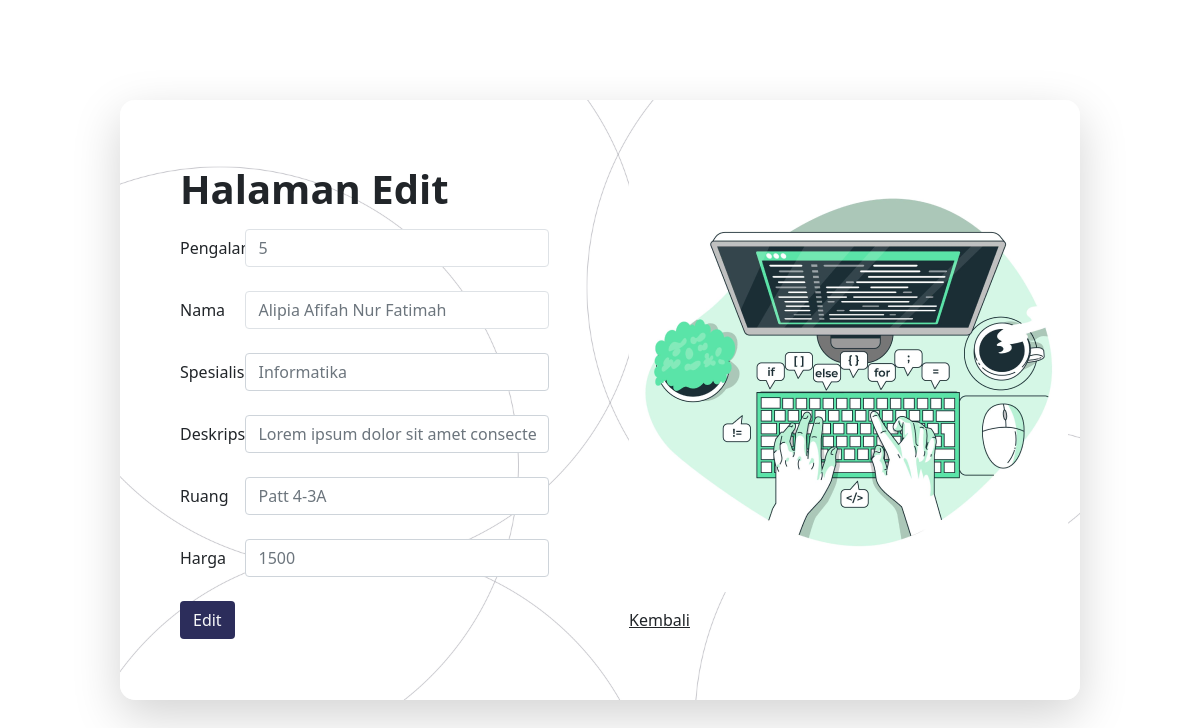
Screenshot of /admin/update.php?id_dokter=1777 (signed in) with the database file from the repository.
### tables this page shows
CREATE TABLE `dokter` (
  `id_dokter` int(5) NOT NULL,
  `pengalaman` varchar(1) DEFAULT NULL,
  `nama` varchar(50) DEFAULT NULL,
  `spesialis` varchar(50) DEFAULT NULL,
  `deskripsi` varchar(8000) DEFAULT NULL,
  `ruangan` varchar(50) DEFAULT NULL,
  `harga` int(11) DEFAULT NULL,
  `gambar` varchar(5) NOT NULL
);

### admin/update.php (the view, shortened to what this page needs)
<?php
include "../koneksi.php";
if (isset($_GET['rek_medis'])) {
    $rek_medis = $_GET['rek_medis'];
    $query = mysqli_query($connect, "SELECT * FROM user WHERE rek_medis='$rek_medis'");
    $data = mysqli_fetch_array($query);
    $cek = 5;
} else if (isset($_GET['id_dokter'])) {
    $id_dokter = $_GET['id_dokter'];
    $query = mysqli_query($connect, "SELECT * FROM dokter WHERE id_dokter='$id_dokter'");
    $data = mysqli_fetch_array($query);
    $cek = 6;
}
?>
<!DOCTYPE html>
<html lang="en">
  <head>
    <link rel="stylesheet" href="https://cdn.jsdelivr.net/npm/bootstrap-icons@1.5.0/font/bootstrap-icons.css" />
    <link href="https://cdn.jsdelivr.net/npm/bootstrap@5.0.2/dist/css/bootstrap.min.css" rel="stylesheet" />
    <link rel="stylesheet" href="style.css" />
  </head>
  <body class="overflow-x-hidden" style="height: 100vh;">
    <div class="container d-flex align-items-center justify-content-center" style="height: 100%;">
        <div id="daftar" class="row shadow-lg h-75 mx-auto d-flex align-items-center justify-content-center" style="border-radius: 15px; width: 80vw;background-image: url(gambar/bg2.jpg); background-size: cover;">
            <div class="col ms-5">
                <h1 class="mb-3 mt-1"><b>Halaman Edit</b></h1>
                <form action="" method="post">
                    <div class="mb-4 row">
                        <label for="inputUsername" class="col-sm-2 col-form-label"><?=($cek <= 5)?"No Rek Medis":"Pengalaman"; ?></label>
                        <div class="col-sm-10">
                          <input type="number" class="form-control border border-none" name="<?=($cek <= 5)?"rek_medis":"pengalaman"; ?>" placeholder="<?= ($cek <= 5)? $data['rek_medis']: $data['pengalaman'];?>">
                        </div>
                      </div>
                    <div class="mb-4 row">
                        <label for="inputUsername" class="col-sm-2 col-form-label"><?="Nama"; ?></i></label>
                        <div class="col-sm-10">
                          <input type="text" class="form-control border border-none" name="nama" placeholder="<?=$data['nama'];?>">
                        </div>
                      </div>
                      <div class="mb-4 row">
                        <label for="inputEmail" class="col-sm-2 col-form-label"><?=($cek <= 5)?"Password":"Spesialis"; ?></label>
                        <div class="col-sm-10">
                          <input type="text" class="form-control" name="<?=($cek <= 5)?"password":"spesialis"; ?>" placeholder="<?=($cek <= 5)? $data['password']: $data['spesialis'];?>">
                        </div>
                      </div>
                      <div class="mb-4 row">
                        <label for="inputPassword" class="col-sm-2 col-form-label"><?=($cek <= 5)?"Email":"Deskripsi"; ?></label>
                        <div class="col-sm-10">
                          <input type="text" class="form-control" name="<?=($cek <= 5)?"email":"deskripsi"; ?>" placeholder="<?=($cek <= 5)? $data['email']: $data['deskripsi'];?>">
                        </div>
                      </div>
                      <div class="mb-4 row">
                        <label for="inputConfirm" class="col-sm-2 col-form-label"><?=($cek <= 5)?"Tanggal Lahir":"Ruang"; ?></label>
                        <div class="col-sm-10">
                          <input type="text" class="form-control" name="<?=($cek <= 5)?"tgl":"ruang"; ?>" placeholder="<?=($cek <= 5)? $data['tanggal_lahir']: $data['ruangan'];?>">
                        </div>
                      </div>
                      <?php
                      if ($cek <= 5) {
                        $dolar = "maan";
                      } else {
                        echo '<div class="mb-4 row">
                        <label for="inputConfirm" class="col-sm-2 col-form-label">Harga</label>
                        <div class="col-sm-10">
                          <input type="text" class="form-control" name="harga" placeholder="'.$data['harga'].'">
                        </div>
                      </div>';
                      }
                      ?>
                      <button type="submit" name="<?=($cek <= 5)?"user":"dokter"; ?>" class="btn bg-dark text-light">Edit</button>
                </form>
            </div>
            <div class="col ms-2">
                <img src="../gambar/mss.png" class="ms-5" alt="" srcset="">
                <p class="mt-3"><a class="link-underline-dark mt-5 ms-5 text-dark text-center" href="idxAdmin.php">Kembali</a></p>
            </div>
    </div>
    </div>
  </body>
</html>

### style.css (style rules this page uses)
.bg-dark { background-color: #2C2D5B !important; }

### rows the page displays
dokter: pengalaman "5", nama "Alipia Afifah Nur Fatimah", spesialis "Informatika", ruang "Patt 4-3A", harga "1500"
